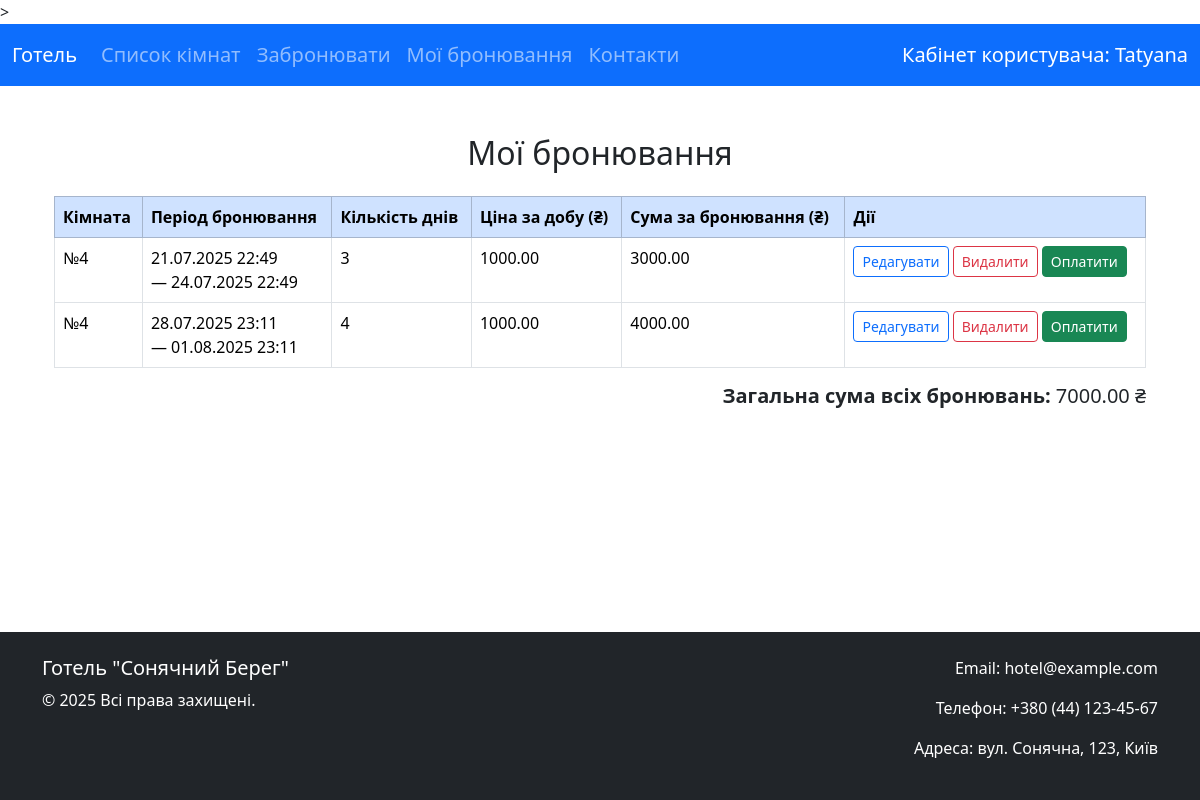
Page /my-bookings/ (signed in) on the committed database.
### booking/models.py (models this page shows, shortened)
class Booking(models.Model):
    user = models.ForeignKey(User, on_delete=models.CASCADE)
    room = models.ForeignKey(Room, on_delete=models.CASCADE, related_name="bookings")
    start_time = models.DateTimeField()
    end_time = models.DateTimeField()
    creation_time = models.DateTimeField(auto_now_add=True)
    total_price = models.DecimalField(  # 🆕 поле для збереження загальної ціни
        max_digits=10,
        decimal_places=2,
        default=0.00
    )
    @property
    def duration_days(self):
        delta = self.end_time - self.start_time
        return delta.days or 1  # якщо .days == 0, повертаємо 1
    class Meta:
        verbose_name = "Booking"
        verbose_name_plural = "Bookings"
        ordering = ["start_time"]

class Room(models.Model):
    number = models.IntegerField()
    capacity = models.IntegerField()
    location = models.TextField()
    price_per_day = models.DecimalField(max_digits=8, decimal_places=2, default=1000)
    image = models.ImageField(upload_to='room_images/', blank=True, null=True)
    video = models.FileField(upload_to="videos/", blank=True, null=True)
    class Meta:
        verbose_name = "Room"
        verbose_name_plural = "Rooms"
        ordering = ["number"]

### booking/views.py (the view)
# urls.py: path("my-bookings/", MyBookingsView.as_view(), name="my-bookings"),
@method_decorator(login_required, name='dispatch')
class MyBookingsView(ListView):
    model = Booking
    template_name = "booking/my_bookings.html"
    context_object_name = "bookings"
    def get_queryset(self):
        return Booking.objects.filter(user=self.request.user).order_by("start_time")
    def get_context_data(self, **kwargs):
        context = super().get_context_data(**kwargs)
        context["total_sum"] = sum(booking.total_price for booking in context["bookings"])
        return context

### templates/booking/my_bookings.html
{% extends "base.html" %}
{% block content %}
<div class="container mt-4">
  <h2 class="mb-4 text-center">Мої бронювання</h2>
  {% if bookings %}
    <table class="table table-bordered table-hover">
      <thead class="table-primary">
        <tr>
          <th>Кімната</th>
          <th>Період бронювання</th>
          <th>Кількість днів</th>
          <th>Ціна за добу (₴)</th>
          <th>Сума за бронювання (₴)</th>
          <th>Дії</th>
        </tr>
      </thead>
      <tbody>
        {% for booking in bookings %}
        <tr>
          <td>№{{ booking.room.number }}</td>
          <td>
            {{ booking.start_time|date:"d.m.Y H:i" }}<br>
            — {{ booking.end_time|date:"d.m.Y H:i" }}
          </td>
          <td>{{ booking.duration_days }}</td>
          <td>{{ booking.room.price_per_day }}</td>
          <td>{{ booking.total_price }}</td>
          <td>
            <a href="{% url 'edit-booking' booking.id %}" class="btn btn-sm btn-outline-primary">Редагувати</a>
            <a href="{% url 'delete-booking' booking.id %}" class="btn btn-sm btn-outline-danger">Видалити</a>
            <a href="{% url 'checkout' booking.id %}" class="btn btn-success btn-sm">Оплатити</a>
          </td>
        </tr>
        {% endfor %}
      </tbody>
    </table>
    <div class="text-end mt-3">
      <h5><strong>Загальна сума всіх бронювань:</strong> {{ total_sum }} ₴</h5>
    </div>
  {% else %}
    <p class="text-center">У вас поки немає бронювань.</p>
  {% endif %}
</div>
{% endblock %}

### templates/base.html (shortened to what this page needs)
<!DOCTYPE html>
<html lang="uk">
{% load static %}
<head>
    <link href="https://cdn.jsdelivr.net/npm/bootstrap@5.3.3/dist/css/bootstrap.min.css" rel="stylesheet">
    <link rel="stylesheet" href="{% static 'style.css' %}">
</head>
<body class="d-flex flex-column min-vh-100"> >
<nav class="navbar navbar-expand-lg navbar-dark bg-primary fs-5">
  <div class="container-fluid">
    <a class="navbar-brand" href="{% url 'index' %}">Готель</a>
    <div class="collapse navbar-collapse" id="navbarNav">
      <ul class="navbar-nav me-auto">
        <li class="nav-item">
          <a class="nav-link" href="{% url 'rooms-list' %}">Список кімнат</a>
        </li>
        <li class="nav-item">
          {% if user.is_authenticated %}
            <a class="nav-link" href="{% url 'book-room' %}">Забронювати</a>
          {% else %}
            <a class="nav-link" href="#" data-bs-toggle="modal" data-bs-target="#loginModal">Забронювати</a>
          {% endif %}
        </li>
        <li class="nav-item">
          {% if user.is_authenticated %}
            <a class="nav-link" href="{% url 'my-bookings' %}">Мої бронювання</a>
          {% else %}
            <a class="nav-link" href="#" data-bs-toggle="modal" data-bs-target="#loginModal">Мої бронювання</a>
          {% endif %}
        </li>
        <li class="nav-item">
          <a class="nav-link" href="{% url 'contacts' %}">Контакти</a>
        </li>
      </ul>
      {% if user.is_authenticated %}
        <span class="navbar-text text-white">
          Кабінет користувача: {{ user.username }}
        </span>
      {% endif %}
    </div>
  </div>
</nav>
<main class="container mt-4 flex-grow-1">
    {% block content %}
    {% endblock %}
</main>
{% include 'footer.html' %}
</body>
</html>

### static/style.css (style rules this page uses)
html, body { height: 100%; margin: 0; }
body { display: flex; flex-direction: column; }
main { flex: 1 0 auto; }

### rows in the picture
Booking: room.number "4", start_time "21.07.2025 22:49", end_time "24.07.2025 22:49", duration_days "3", room.price_per_day "1000.00", total_price "3000.00"
Booking: room.number "4", start_time "28.07.2025 23:11", end_time "01.08.2025 23:11", duration_days "4", room.price_per_day "1000.00", total_price "4000.00"

### other values in the picture
{{ user.username }} "Tatyana"
{{ total_sum }} "7000.00"
